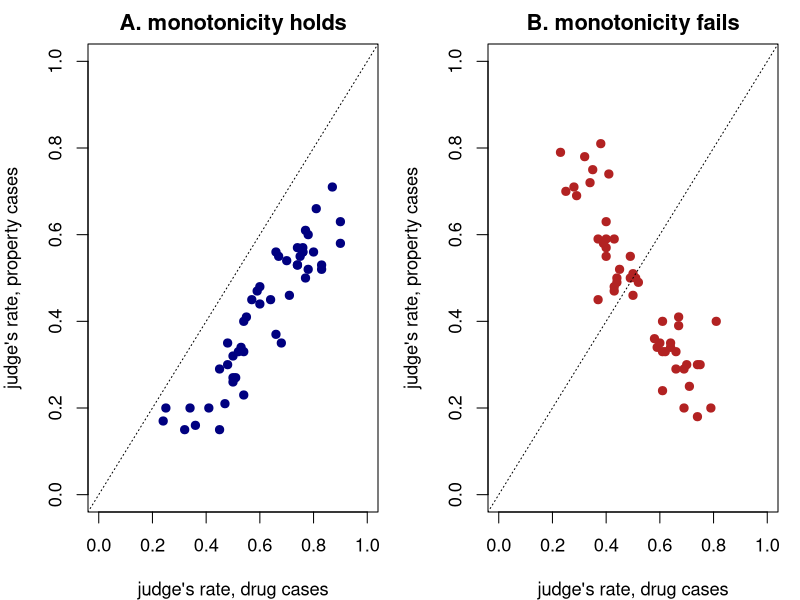

The R source for this figure:
## Week 7 -- detecting a monotonicity failure in a judge design: leniency by case type.
## Every number on the 'Detecting a Monotonicity Failure' frame comes from here.
##   Rscript figs/w7_mono.R > figs/w7_mono.out ; writes figs/mono_judges.pdf
set.seed(723)
J <- 50; nj <- 200                                   # judges, cases per judge (half of each type)
lam <- runif(J, 0.25, 0.75)                         # common harshness
## monotone world: every judge is harsher on drug cases by the same margin; ordering is shared
pA_m <- pmin(lam + 0.10, 0.95); pB_m <- pmax(lam - 0.10, 0.05)
## failing world: judges harsh on drug cases are lenient on property cases (the worked failure)
pA_f <- lam;                   pB_f <- 1 - lam
rate <- function(p) rbinom(J, nj / 2, p) / (nj / 2)      # observed rates with sampling noise
rA_m <- rate(pA_m); rB_m <- rate(pB_m); rA_f <- rate(pA_f); rB_f <- rate(pB_f)
cat(sprintf("monotone world: corr of judge rates across case types = %.2f\n", cor(rA_m, rB_m)))
cat(sprintf("failing world:  corr of judge rates across case types = %.2f\n", cor(rA_f, rB_f)))
## pairwise check: share of judge pairs ordered the same way on both case types
pairs_same <- function(a, b) { o <- outer(a, a, ">"); p <- outer(b, b, ">"); mean((o == p)[upper.tri(o)]) }
cat(sprintf("share of judge pairs with the same ordering on both types: monotone %.2f, failing %.2f\n",
            pairs_same(rA_m, rB_m), pairs_same(rA_f, rB_f)))
pdf("figs/mono_judges.pdf", width = 7.5, height = 3.6, family = "Times")
par(mfrow = c(1, 2), mar = c(4, 4, 2, 1), cex = 1.1)
plot(rA_m, rB_m, pch = 19, col = "navy", xlim = c(0, 1), ylim = c(0, 1), main = "A. monotonicity holds",
     xlab = "judge's rate, drug cases", ylab = "judge's rate, property cases"); abline(0, 1, lty = 3)
plot(rA_f, rB_f, pch = 19, col = "firebrick", xlim = c(0, 1), ylim = c(0, 1), main = "B. monotonicity fails",
     xlab = "judge's rate, drug cases", ylab = "judge's rate, property cases"); abline(0, 1, lty = 3)
dev.off()
